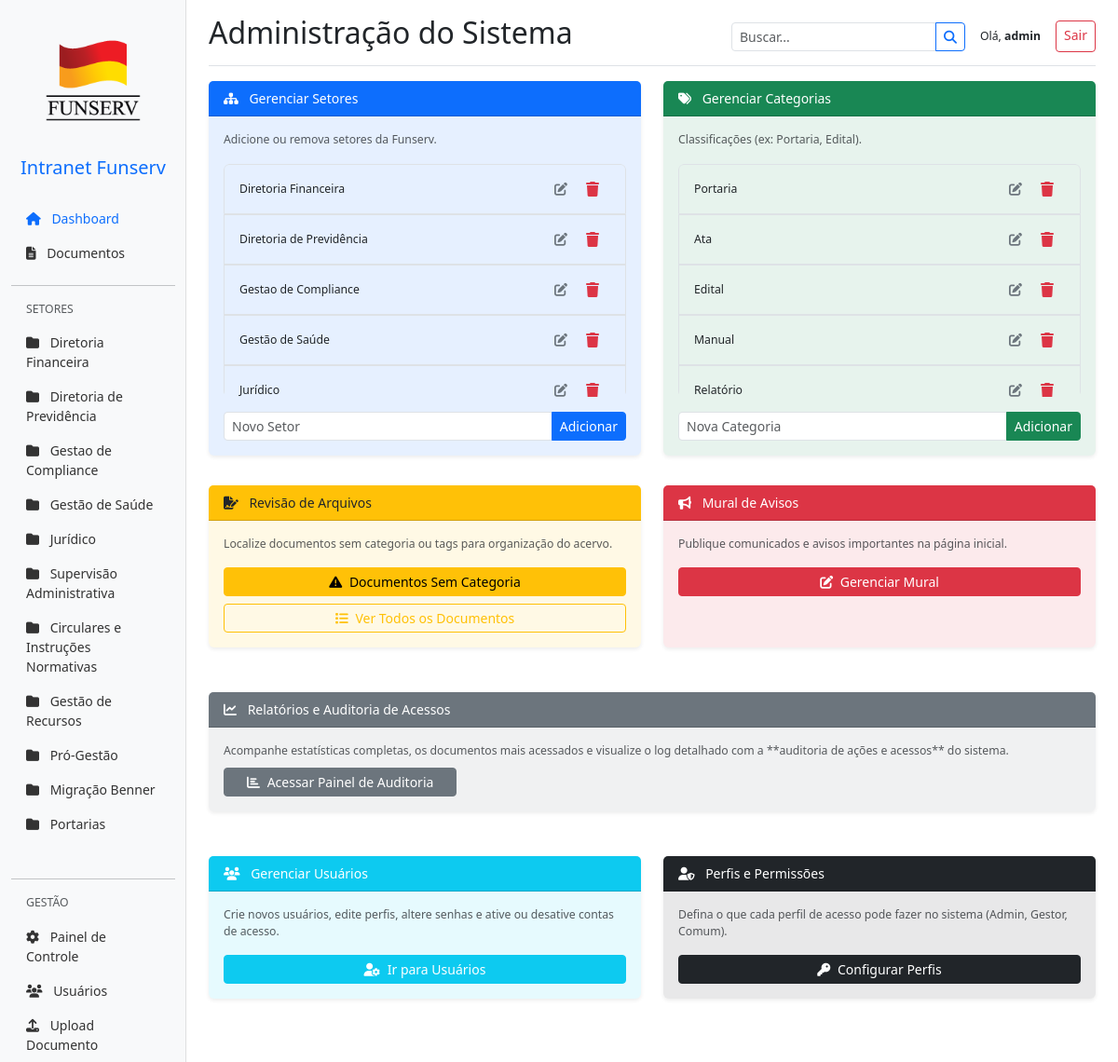
/manage (signed in), run on the app's committed database.
### app/models.py (models this page shows, shortened)
class Sector(db.Model):
    id = db.Column(db.Integer, primary_key=True)
    name = db.Column(db.String(100), unique=True, nullable=False)
    description = db.Column(db.String(255))
    documents = db.relationship('Document', backref='sector_rel', lazy=True)

class User(db.Model, UserMixin):
    id = db.Column(db.Integer, primary_key=True)
    username = db.Column(db.String(20), unique=True, nullable=False)
    email = db.Column(db.String(120), unique=True, nullable=False)
    password_hash = db.Column(db.String(128), nullable=False)
    is_active = db.Column(db.Boolean, default=True)
    must_change_password = db.Column(db.Boolean, default=True)
    role_id = db.Column(db.Integer, db.ForeignKey('role.id'), nullable=True)
    role_rel = db.relationship('Role', backref='users', lazy=True)
    def has_permission(self, perm_slug):
        if not self.role_rel:
            return False
        return any(p.slug == perm_slug for p in self.role_rel.permissions)

class Category(db.Model):
    id = db.Column(db.Integer, primary_key=True)
    name = db.Column(db.String(50), unique=True, nullable=False) # e.g., 'Portaria', 'Ata'
    documents = db.relationship('Document', backref='category_rel', lazy=True)

### app/admin/routes.py (the view)
@admin.route('/manage')
@permission_required('view_reports')
def manage():
    sectors = Sector.query.all()
    categories = Category.query.all()
    return render_template('admin/manage.html', sectors=sectors, categories=categories)

### app/templates/admin/manage.html (shortened to what this page needs)
{% extends "base.html" %}
{% block header %}Administração do Sistema{% endblock %}
{% block content %}
    <div class="row g-4">
        {% if current_user.has_permission('manage_sectors') %}
        <div class="col-md-6">
            <div class="card h-100 shadow-sm border-0 bg-primary bg-opacity-10">
                <div class="card-header bg-primary text-white">
                    <i class="fas fa-sitemap me-2"></i> Gerenciar Setores
                </div>
                <div class="card-body">
                    <p class="text-muted small">Adicione ou remova setores da Funserv.</p>
                    <div class="list-group mb-3 overflow-auto" style="max-height: 250px;">
                        {% for sector in sectors %}
                        <div class="list-group-item d-flex justify-content-between align-items-center bg-transparent">
                            <span class="small">{{ sector.name }}</span>
                            <div class="btn-group btn-group-sm">
                                <button type="button" class="btn btn-outline-secondary border-0" data-bs-toggle="modal" data-bs-target="#editSectorModal{{ sector.id }}">
                                    <i class="fas fa-edit"></i>
                                </button>
                                <form action="{{ url_for('admin.delete_sector', sector_id=sector.id) }}" method="POST" class="d-inline">
                                    <button type="submit" class="btn btn-outline-danger border-0" onclick="return confirm('Excluir setor {{ sector.name }}?')"><i class="fas fa-trash"></i></button>
                                </form>
                            </div>
                        </div>
                        {% endfor %}
                    </div>
                    <form method="POST" action="{{ url_for('admin.add_sector') }}">
                        <div class="input-group input-group-sm">
                            <input type="text" name="sector_name" class="form-control" placeholder="Novo Setor" required>
                            <button class="btn btn-primary" type="submit">Adicionar</button>
                        </div>
                    </form>
                </div>
            </div>
        </div>
        {% endif %}
        {% if current_user.has_permission('manage_categories') %}
        <div class="col-md-6">
            <div class="card h-100 shadow-sm border-0 bg-success bg-opacity-10">
                <div class="card-header bg-success text-white">
                    <i class="fas fa-tags me-2"></i> Gerenciar Categorias
                </div>
                <div class="card-body">
                    <p class="text-muted small">Classificações (ex: Portaria, Edital).</p>
                    <div class="list-group mb-3 overflow-auto" style="max-height: 250px;">
                        {% for category in categories %}
                        <div class="list-group-item d-flex justify-content-between align-items-center bg-transparent">
                            <span class="small">{{ category.name }}</span>
                            <div class="btn-group btn-group-sm">
                                <button type="button" class="btn btn-outline-secondary border-0" data-bs-toggle="modal" data-bs-target="#editCategoryModal{{ category.id }}">
                                    <i class="fas fa-edit"></i>
                                </button>
                                <form action="{{ url_for('admin.delete_category', category_id=category.id) }}" method="POST" class="d-inline">
                                    <button type="submit" class="btn btn-outline-danger border-0" onclick="return confirm('Excluir categoria {{ category.name }}?')"><i class="fas fa-trash"></i></button>
                                </form>
                            </div>
                        </div>
                        {% endfor %}
                    </div>
                    <form method="POST" action="{{ url_for('admin.add_category') }}">
                        <div class="input-group input-group-sm">
                            <input type="text" name="category_name" class="form-control" placeholder="Nova Categoria" required>
                            <button class="btn btn-success" type="submit">Adicionar</button>
                        </div>
                    </form>
                </div>
            </div>
        </div>
        {% endif %}
    </div>
    <div class="row g-4 mt-2">
        {% if current_user.has_permission('edit_docs') %}
        <div class="col-md-6">
            <div class="card shadow-sm h-100 border-0 bg-warning bg-opacity-10">
                <div class="card-header bg-warning text-dark">
                    <i class="fas fa-file-signature me-2"></i> Revisão de Arquivos
                </div>
                <div class="card-body">
                    <p class="text-muted small">Localize documentos sem categoria ou tags para organização do acervo.</p>
                    <div class="d-grid gap-2">
                        <a href="{{ url_for('admin.list_docs', filter='no_category') }}" class="btn btn-warning btn-sm">
                            <i class="fas fa-exclamation-triangle me-1"></i> Documentos Sem Categoria
                        </a>
                        <a href="{{ url_for('admin.list_docs', filter='all') }}" class="btn btn-outline-warning btn-sm">
                            <i class="fas fa-list me-1"></i> Ver Todos os Documentos
                        </a>
                    </div>
                </div>
            </div>
        </div>
        {% endif %}
        {% if current_user.has_permission('manage_announcements') %}
        <div class="col-md-6">
            <div class="card shadow-sm h-100 border-0 bg-danger bg-opacity-10">
                <div class="card-header bg-danger text-white">
                    <i class="fas fa-bullhorn me-2"></i> Mural de Avisos
                </div>
                <div class="card-body">
                    <p class="text-muted small">Publique comunicados e avisos importantes na página inicial.</p>
                    <div class="d-grid gap-2">
                        <a href="{{ url_for('admin.manage_announcements') }}" class="btn btn-danger btn-sm">
                            <i class="fas fa-edit me-1"></i> Gerenciar Mural
                        </a>
                    </div>
                </div>
            </div>
        </div>
        {% endif %}
    </div>
    {% if current_user.has_permission('view_reports') %}
    <div class="row mt-4 g-4">
        <div class="col-12">
            <div class="card shadow-sm border-0 bg-secondary bg-opacity-10">
                <div class="card-header bg-secondary text-white">
                    <i class="fas fa-chart-line me-2"></i> Relatórios e Auditoria de Acessos
                </div>
                <div class="card-body d-flex justify-content-between align-items-center flex-wrap gap-2">
                    <p class="text-muted small mb-0">Acompanhe estatísticas completas, os documentos mais acessados e visualize o log detalhado com a **auditoria de ações e acessos** do sistema.</p>
                    <a href="{{ url_for('admin.reports') }}" class="btn btn-secondary btn-sm px-4">
                        <i class="fas fa-chart-bar me-1"></i> Acessar Painel de Auditoria
                    </a>
                </div>
            </div>
        </div>
    </div>
    {% endif %}
{% if current_user.has_permission('manage_users') %}
<div class="row mt-4 g-4">
    <div class="col-md-6">
        <div class="card shadow-sm h-100 border-0 bg-info bg-opacity-10">
            <div class="card-header bg-info text-white">
                <i class="fas fa-users me-2"></i> Gerenciar Usuários
            </div>
            <div class="card-body">
                <p class="text-muted small">Crie novos usuários, edite perfis, altere senhas e ative ou desative contas de acesso.</p>
                <div class="d-grid gap-2">
                    <a href="{{ url_for('admin.list_users') }}" class="btn btn-info btn-sm text-white">
                        <i class="fas fa-user-cog me-1"></i> Ir para Usuários
                    </a>
                </div>
            </div>
        </div>
    </div>
    <div class="col-md-6">
        <div class="card shadow-sm h-100 border-0 bg-dark bg-opacity-10">
            <div class="card-header bg-dark text-white">
                <i class="fas fa-user-shield me-2"></i> Perfis e Permissões
            </div>
            <div class="card-body">
                <p class="text-muted small">Defina o que cada perfil de acesso pode fazer no sistema (Admin, Gestor, Comum).</p>
                <div class="d-grid gap-2">
                    <a href="{{ url_for('admin.manage_roles') }}" class="btn btn-dark btn-sm">
                        <i class="fas fa-key me-1"></i> Configurar Perfis
                    </a>
                </div>
            </div>
        </div>
    </div>
</div>
{% endif %}
{% endblock %}

### app/templates/base.html (shortened to what this page needs)
<!DOCTYPE html>
<html lang="pt-br">
<head>
    <link href="https://cdn.jsdelivr.net/npm/bootstrap@5.3.3/dist/css/bootstrap.min.css" rel="stylesheet">
    <link rel="stylesheet" href="https://cdnjs.cloudflare.com/ajax/libs/font-awesome/6.5.0/css/all.min.css">
    <link rel="stylesheet" href="{{ url_for('static', filename='css/style.css') }}">
</head>
<body>
    <div class="container-fluid">
        <div class="row">
            <nav id="sidebar" class="col-md-3 col-lg-2 d-md-block bg-light sidebar collapse">
                <div class="position-sticky pt-3">
                    <div class="text-center mb-4">
                        <img src="{{ url_for('static', filename='img/logo.png') }}" alt="Logo" class="img-fluid px-3">
                        <h5 class="mt-2 text-primary">Intranet Funserv</h5>
                    </div>
                    <ul class="nav flex-column">
                        <li class="nav-item">
                            <a class="nav-link active" href="{{ url_for('documents.index') }}">
                                <i class="fas fa-home me-2"></i> Dashboard
                            </a>
                        </li>
                        <li class="nav-item">
                            <a class="nav-link" href="{{ url_for('documents.browse_all') }}">
                                <i class="fas fa-file-alt me-2"></i> Documentos
                            </a>
                        </li>
                        <hr>
                        <li class="nav-item text-muted ps-3 small mb-2">SETORES</li>
                        {% for s in sectors %}
                        <li class="nav-item">
                            <a class="nav-link" href="{{ url_for('documents.list_by_sector', sector_id=s.id) }}">
                                <i class="fas fa-folder me-2"></i> {{ s.name }}
                            </a>
                        </li>
                        {% endfor %}
                    </ul>
                    {% if current_user.is_authenticated %}
                    <ul class="nav flex-column mt-4">
                        <hr>
                        <li class="nav-item text-muted ps-3 small mb-2">GESTÃO</li>
                        {% if current_user.has_permission('view_reports') %}
                        <li class="nav-item">
                            <a class="nav-link" href="{{ url_for('admin.manage') }}">
                                <i class="fas fa-cog me-2"></i> Painel de Controle
                            </a>
                        </li>
                        <li class="nav-item">
                            <a class="nav-link" href="{{ url_for('admin.list_users') }}">
                                <i class="fas fa-users me-2"></i> Usuários
                            </a>
                        </li>
                        {% endif %}
                        {% if current_user.has_permission('upload_docs') %}
                        <li class="nav-item">
                            <a class="nav-link" href="{{ url_for('admin.upload_doc') }}">
                                <i class="fas fa-upload me-2"></i> Upload Documento
                            </a>
                        </li>
                        {% endif %}
                    </ul>
                    {% endif %}
                </div>
            </nav>
            <main class="col-md-9 ms-sm-auto col-lg-10 px-md-4">
                <div class="d-flex justify-content-between flex-wrap flex-md-nowrap align-items-center pt-3 pb-2 mb-3 border-bottom">
                    <h1 class="h2">{% block header %}{% endblock %}</h1>
                    <div class="d-flex align-items-center">
                        <form class="d-flex me-3" action="{{ url_for('documents.index') }}" method="GET">
                            <div class="input-group input-group-sm">
                                <input class="form-control" type="search" name="q" placeholder="Buscar..." value="{{ q or '' }}">
                                <button class="btn btn-outline-primary" type="submit"><i class="fas fa-search"></i></button>
                            </div>
                        </form>
                        <div class="btn-toolbar mb-2 mb-md-0">
                            {% if current_user.is_authenticated %}
                                <span class="navbar-text me-3 small">Olá, <strong>{{ current_user.username }}</strong></span>
                                <a href="{{ url_for('auth.logout') }}" class="btn btn-sm btn-outline-danger">Sair</a>
                            {% else %}
                                <a href="{{ url_for('auth.login') }}" class="btn btn-sm btn-primary">Login</a>
                            {% endif %}
                        </div>
                    </div>
                </div>
                {% block content %}{% endblock %}
            </main>
        </div>
    </div>
</body>
</html>

### data on the page
Sector: name "Diretoria Financeira"
Sector: name "Diretoria de Previdência"
Sector: name "Gestao de Compliance"
Sector: name "Gestão de Saúde"
Sector: name "Jurídico"
Sector: name "Supervisão Administrativa"
Sector: name "Circulares e Instruções Normativas"
Sector: name "Gestão de Recursos"
Sector: name "Pró-Gestão"
Sector: name "Migração Benner"
Sector: name "Portarias"
User: username "admin"
Category: name "Portaria"
Category: name "Ata"
Category: name "Edital"
Category: name "Manual"
Category: name "Relatório"
